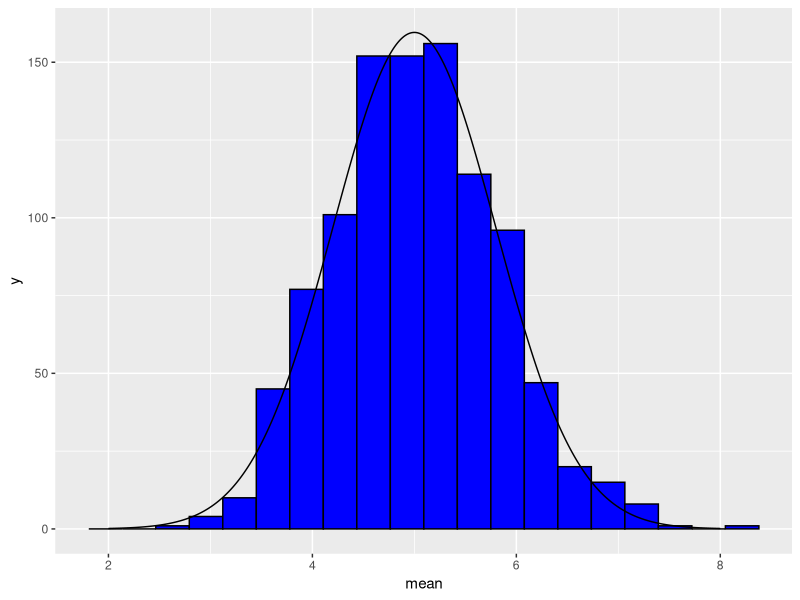

Here is the R script that generated this plot:
## ---- chunk 1
library(ggplot2)
library(tidyr)
library(dplyr)
## ---- chunk 2
#Generate Simulated Data
sim <- data.frame(mean = NULL, sd = NULL)
for (i in 1 : 1000) {
  obs <- rexp(40, rate = 0.2)
  stat <- data.frame(mean = mean(obs), sd = sd(obs))
  sim <- rbind(sim, stat)
}
## ---- chunk 3
x <- seq(2,8,length=1000)
y <- dnorm(x,mean=5, sd=0.8)
normal <- data.frame(x=x, y=y*320)

ggplot(sim, aes(x=mean)) +
  geom_histogram(bins = 20, fill="blue", color="black") +
  geom_line(data = normal, aes(x=x, y=y))
